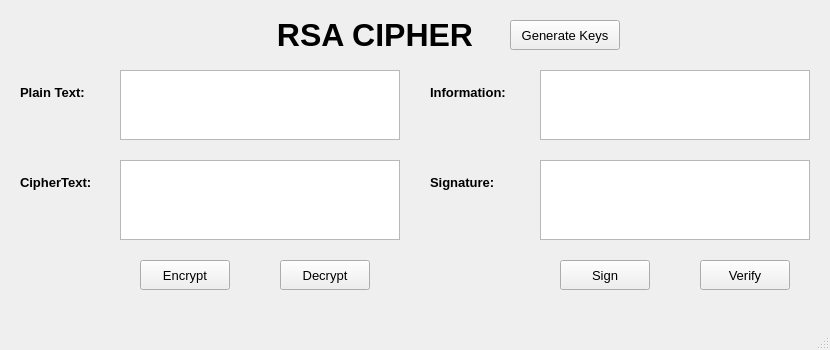
<?xml version="1.0" encoding="UTF-8"?>
<ui version="4.0">
 <class>MainWindow</class>
 <widget class="QMainWindow" name="MainWindow">
  <property name="geometry">
   <rect>
    <x>0</x>
    <y>0</y>
    <width>830</width>
    <height>350</height>
   </rect>
  </property>
  <property name="windowTitle">
   <string>RSA Cipher</string>
  </property>
  <widget class="QWidget" name="centralwidget">
   <!-- Title: RSA CIPHER -->
   <widget class="QLabel" name="label">
    <property name="geometry">
     <rect>
      <x>250</x>
      <y>10</y>
      <width>250</width>
      <height>50</height>
     </rect>
    </property>
    <property name="font">
     <font>
      <pointsize>24</pointsize>
      <bold>true</bold>
     </font>
    </property>
    <property name="text">
     <string>RSA CIPHER</string>
    </property>
    <property name="alignment">
     <set>Qt::AlignCenter</set>
    </property>
   </widget>
   <!-- Generate Keys button -->
   <widget class="QPushButton" name="btnGeneratekeys">
    <property name="geometry">
     <rect>
      <x>510</x>
      <y>20</y>
      <width>110</width>
      <height>30</height>
     </rect>
    </property>
    <property name="font">
     <font>
      <pointsize>10</pointsize>
     </font>
    </property>
    <property name="text">
     <string>Generate Keys</string>
    </property>
   </widget>
   <!-- Plain Text label -->
   <widget class="QLabel" name="label_plaintext">
    <property name="geometry">
     <rect>
      <x>20</x>
      <y>80</y>
      <width>90</width>
      <height>25</height>
     </rect>
    </property>
    <property name="font">
     <font>
      <pointsize>10</pointsize>
      <bold>true</bold>
     </font>
    </property>
    <property name="text">
     <string>Plain Text:</string>
    </property>
   </widget>
   <!-- Plain Text text edit -->
   <widget class="QTextEdit" name="txtPlaintext">
    <property name="geometry">
     <rect>
      <x>120</x>
      <y>70</y>
      <width>280</width>
      <height>70</height>
     </rect>
    </property>
   </widget>
   <!-- Information label -->
   <widget class="QLabel" name="label_information">
    <property name="geometry">
     <rect>
      <x>430</x>
      <y>80</y>
      <width>100</width>
      <height>25</height>
     </rect>
    </property>
    <property name="font">
     <font>
      <pointsize>10</pointsize>
      <bold>true</bold>
     </font>
    </property>
    <property name="text">
     <string>Information:</string>
    </property>
   </widget>
   <!-- Information text edit -->
   <widget class="QTextEdit" name="txtInformation">
    <property name="geometry">
     <rect>
      <x>540</x>
      <y>70</y>
      <width>270</width>
      <height>70</height>
     </rect>
    </property>
   </widget>
   <!-- CipherText label -->
   <widget class="QLabel" name="label_ciphertext">
    <property name="geometry">
     <rect>
      <x>20</x>
      <y>170</y>
      <width>100</width>
      <height>25</height>
     </rect>
    </property>
    <property name="font">
     <font>
      <pointsize>10</pointsize>
      <bold>true</bold>
     </font>
    </property>
    <property name="text">
     <string>CipherText:</string>
    </property>
   </widget>
   <!-- CipherText text edit -->
   <widget class="QTextEdit" name="txtCiphertext">
    <property name="geometry">
     <rect>
      <x>120</x>
      <y>160</y>
      <width>280</width>
      <height>80</height>
     </rect>
    </property>
   </widget>
   <!-- Signature label -->
   <widget class="QLabel" name="label_signature">
    <property name="geometry">
     <rect>
      <x>430</x>
      <y>170</y>
      <width>100</width>
      <height>25</height>
     </rect>
    </property>
    <property name="font">
     <font>
      <pointsize>10</pointsize>
      <bold>true</bold>
     </font>
    </property>
    <property name="text">
     <string>Signature:</string>
    </property>
   </widget>
   <!-- Signature text edit -->
   <widget class="QTextEdit" name="txtSignature">
    <property name="geometry">
     <rect>
      <x>540</x>
      <y>160</y>
      <width>270</width>
      <height>80</height>
     </rect>
    </property>
   </widget>
   <!-- Encrypt button -->
   <widget class="QPushButton" name="btnEncrypt">
    <property name="geometry">
     <rect>
      <x>140</x>
      <y>260</y>
      <width>90</width>
      <height>30</height>
     </rect>
    </property>
    <property name="font">
     <font>
      <pointsize>10</pointsize>
     </font>
    </property>
    <property name="text">
     <string>Encrypt</string>
    </property>
   </widget>
   <!-- Decrypt button -->
   <widget class="QPushButton" name="btnDecrypt">
    <property name="geometry">
     <rect>
      <x>280</x>
      <y>260</y>
      <width>90</width>
      <height>30</height>
     </rect>
    </property>
    <property name="font">
     <font>
      <pointsize>10</pointsize>
     </font>
    </property>
    <property name="text">
     <string>Decrypt</string>
    </property>
   </widget>
   <!-- Sign button -->
   <widget class="QPushButton" name="btnSign">
    <property name="geometry">
     <rect>
      <x>560</x>
      <y>260</y>
      <width>90</width>
      <height>30</height>
     </rect>
    </property>
    <property name="font">
     <font>
      <pointsize>10</pointsize>
     </font>
    </property>
    <property name="text">
     <string>Sign</string>
    </property>
   </widget>
   <!-- Verify button -->
   <widget class="QPushButton" name="btnVerify">
    <property name="geometry">
     <rect>
      <x>700</x>
      <y>260</y>
      <width>90</width>
      <height>30</height>
     </rect>
    </property>
    <property name="font">
     <font>
      <pointsize>10</pointsize>
     </font>
    </property>
    <property name="text">
     <string>Verify</string>
    </property>
   </widget>
  </widget>
  <widget class="QMenuBar" name="menubar">
   <property name="geometry">
    <rect>
     <x>0</x>
     <y>0</y>
     <width>830</width>
     <height>21</height>
    </rect>
   </property>
  </widget>
  <widget class="QStatusBar" name="statusbar"/>
 </widget>
 <resources/>
 <connections/>
</ui>
